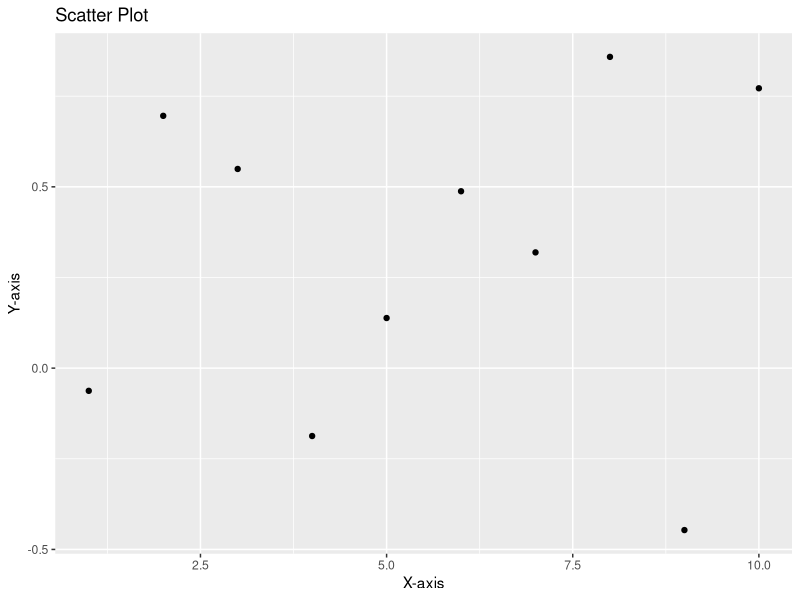
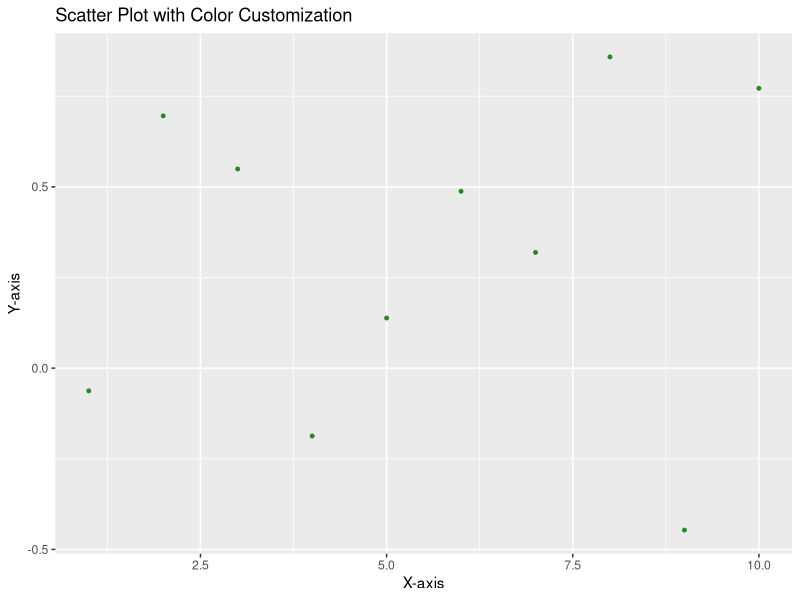
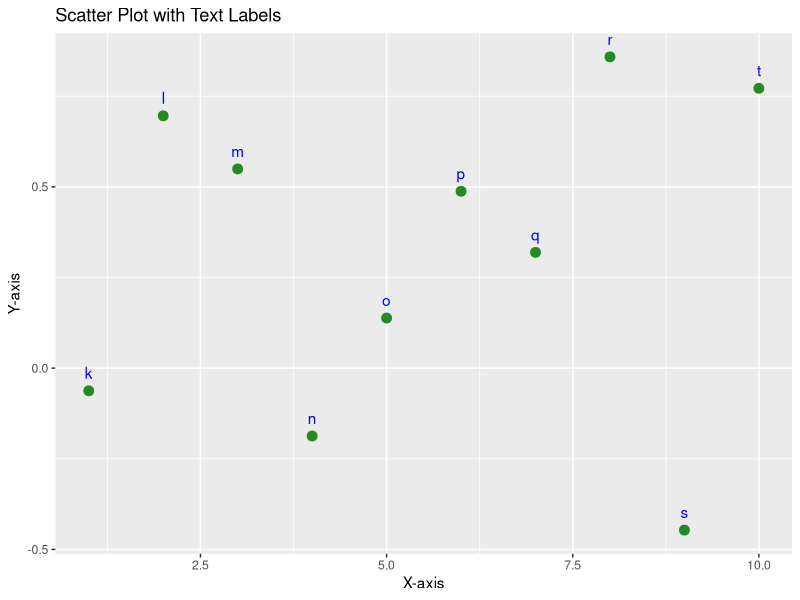
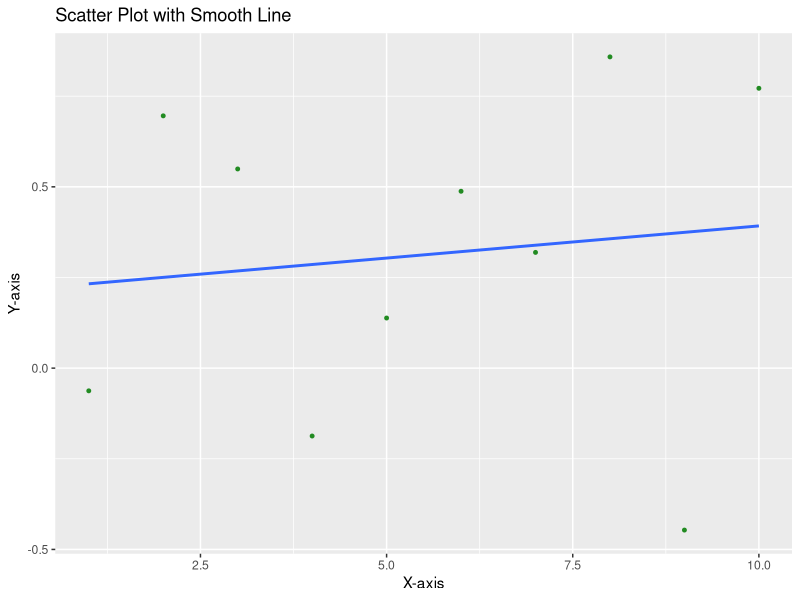
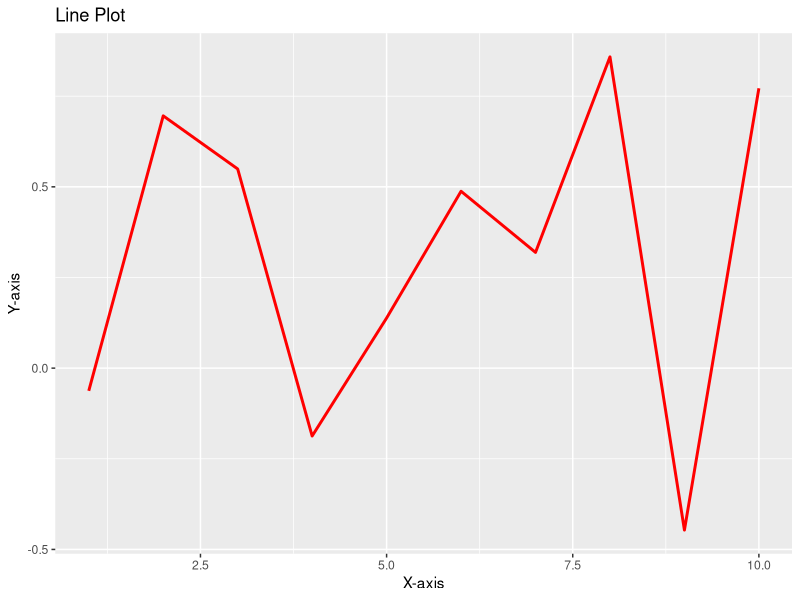
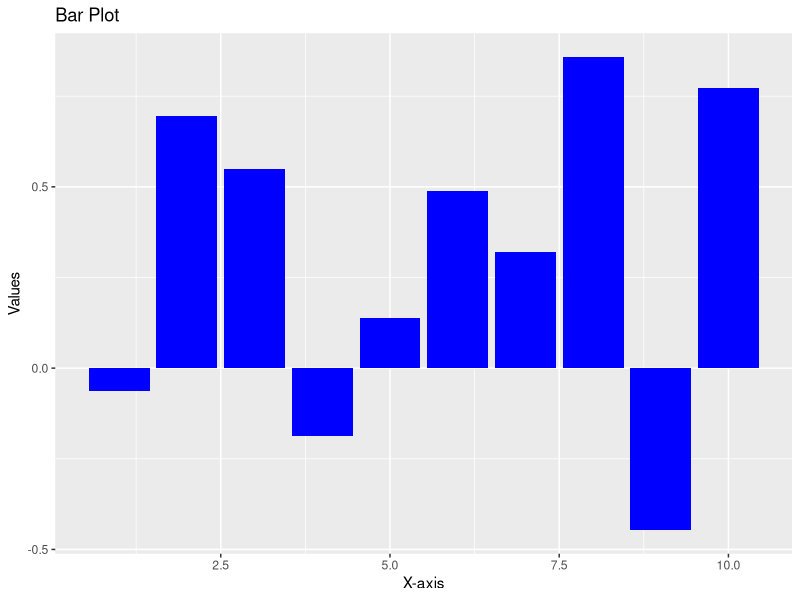

Here is the R script that generated these plots, in order:
# ─────────────────────────────────────────────────────────────────
# Author: Agrannya Singh | Reg No: 23BCE0965
# Lab 44 | Creating Basic Visualizations Using ggplot2 in R
# Course : BCSE207P — Programming for Data Science
# Faculty : Dr. M Rajasekhara Babu
# ─────────────────────────────────────────────────────────────────

# ── Step 1: Install and Load Required Package ────────────────────
# install.packages("ggplot2")     # uncomment and run once
library(ggplot2)                   # loads ggplot2 into the session

# ── Step 2: Build the Dataset ───────────────────────────────────
# Fixed seed values are used so output is reproducible
data <- data.frame(
  a = 1:10,
  b = c(-0.0626, 0.6958, 0.5493, -0.1872, 0.1382,
        0.4878, 0.3192, 0.8584, -0.4466, 0.7718),
  label = letters[11:20]           # character labels: k through t
)

# Verify the dataset before plotting
print(data)

# ── Step 3.1.1: Basic Scatter Plot ──────────────────────────────
# Plots 'a' on x-axis and 'b' on y-axis with default points
ggplot(data = data, aes(x = a, y = b)) +
  geom_point() +
  labs(title = "Scatter Plot",
       x = "X-axis",
       y = "Y-axis")

# ── Step 3.1.2: Scatter Plot with Color Customization ───────────
# Forest-green points sized at 1 — subtle but distinguishable
ggplot(data = data, aes(x = a, y = b)) +
  geom_point(color = "forestgreen", size = 1) +
  labs(title = "Scatter Plot with Color Customization",
       x = "X-axis",
       y = "Y-axis")

# ── Step 3.1.3: Scatter Plot with Text Labels ───────────────────
# vjust = -1 lifts the label above each point to avoid overlap
ggplot(data = data, aes(x = a, y = b)) +
  geom_point(color = "forestgreen", size = 3) +
  geom_text(aes(label = label), vjust = -1, color = "blue") +
  labs(title = "Scatter Plot with Text Labels",
       x = "X-axis",
       y = "Y-axis")

# ── Step 3.1.4: Scatter Plot with Linear Smoothing Line ─────────
# method = "lm" → linear regression line
# se = FALSE    → hide the grey confidence-band shading
ggplot(data = data, aes(x = a, y = b)) +
  geom_point(color = "forestgreen", size = 1) +
  geom_smooth(method = "lm", se = FALSE) +
  labs(title = "Scatter Plot with Smooth Line",
       x = "X-axis",
       y = "Y-axis")

# ── Step 3.2: Customised Line Plot ──────────────────────────────
# linewidth replaces the deprecated 'size' argument for lines
ggplot(data = data, aes(x = a, y = b)) +
  geom_line(color = "red", linewidth = 1) +
  labs(title = "Line Plot",
       x = "X-axis",
       y = "Y-axis")

# ── Step 3.3: Customised Bar Plot ───────────────────────────────
# stat = "identity" uses the actual 'b' values as bar heights
# fill = "blue" applies a uniform blue color to all bars
ggplot(data = data, aes(x = a, y = b)) +
  geom_bar(stat = "identity", fill = "blue") +
  labs(title = "Bar Plot",
       x = "X-axis",
       y = "Values")
